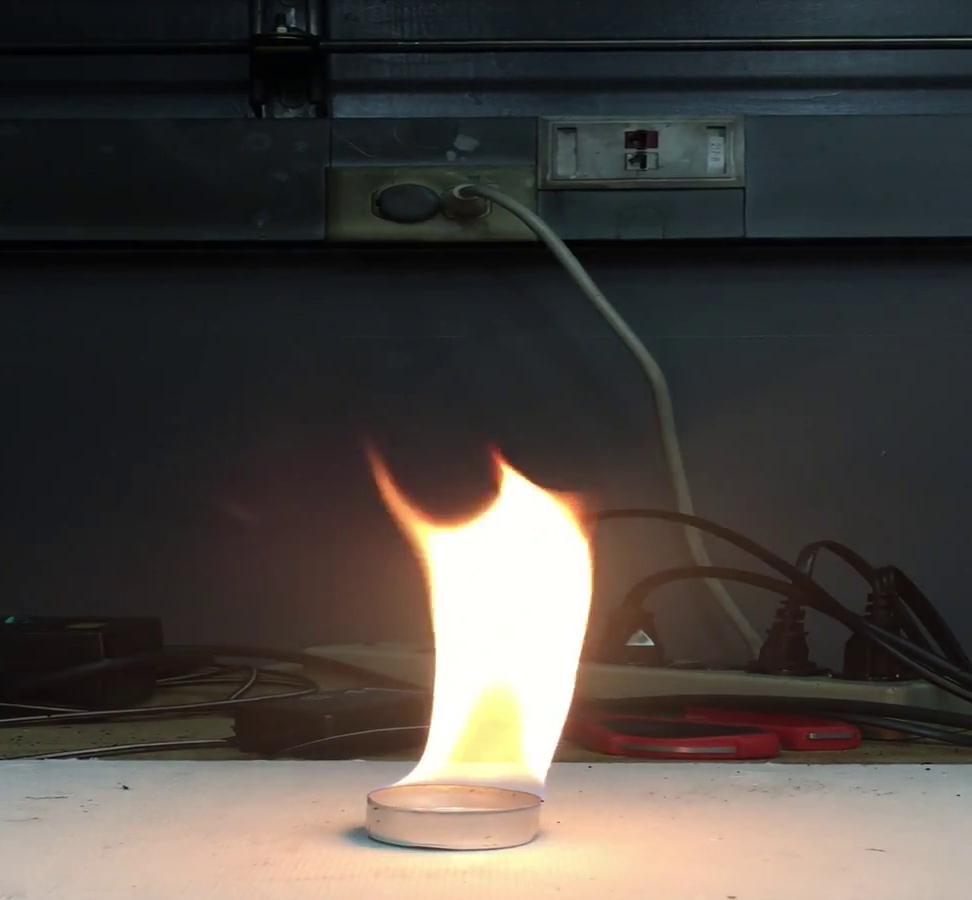
#> input picture testImages/frame1.jpg, 972 x 900 px
$ python -i FireVideoProcessing.py   (imports and definitions only)
#> lines starting #> are read from the running program, lines starting #| are printed output that depends on the picture; after the words box and inside, x2 and y2 are one past the last pixel; in counts of white or black regions, pixels touching at a corner belong together
import cv2
import numpy as np
import sys
# import pandas as pd
import matplotlib as mpl
import matplotlib.pyplot as plt
import matplotlib.image as mpimg
from pathlib import Path
from PIL import Image
import csv
from pathlib import Path
import os
# import pandas as pd
import math
# get_ipython().magic(u'matplotlib inline')
# REFERENCE: https://github.com/benjamincastillo2020/FireDetectionCode
# https://stackoverflow.com/questions/22704936/reading-every-nth-frame-from-videocapture-in-opencv

def FireVideoProcess(parseFile):
#> called with parseFile = '../testImages/frame1.jpg'
  print(parseFile)
  passFile = os.path.join("./", Path(parseFile))
  # https://stackoverflow.com/questions/33372054/get-folder-name-of-the-file-in-python
  name = os.path.basename(Path(parseFile)).split('.')[0]
  filename = name.__add__(".csv")
  print(filename)
  cap1 = cv2.VideoCapture(passFile)
  fgbg = cv2.createBackgroundSubtractorMOG2()
  count = 0

  with open( os.path.join("./static/data/", filename), "w", newline='') as csvFile:
     writer = csv.writer(csvFile)
     writer.writerow(['I', 'H', 'S', 'P'])
     sys.stdout = csvFile
     # sys.stdout = open("Data.csv", "w")
     # names = ['I', 'H', 'S', 'P']
     # print('I', ',', 'H', ',', 'S', ',', 'P')
     ID = 0
     while 1:
        ret, frame = cap1.read()  # reading the image
#> frame is the input picture: shape (900, 972, 3); mean B, G, R 65.8, 69.8, 74.6
        if count%10==0:
        # flame shape area
            gs = cv2.cvtColor(frame, cv2.COLOR_BGR2GRAY)
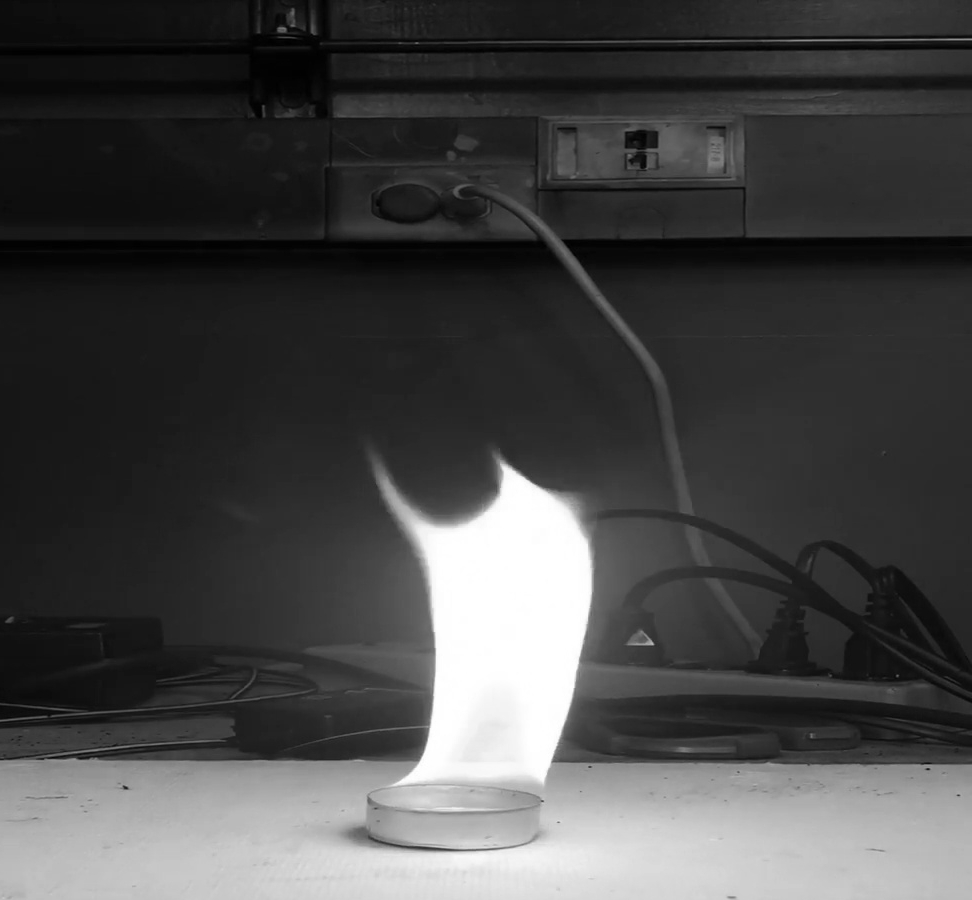
#> gs: shape (900, 972); min 0, max 255, mean 70.8
            gs_neg = 255 - gs.astype(int)
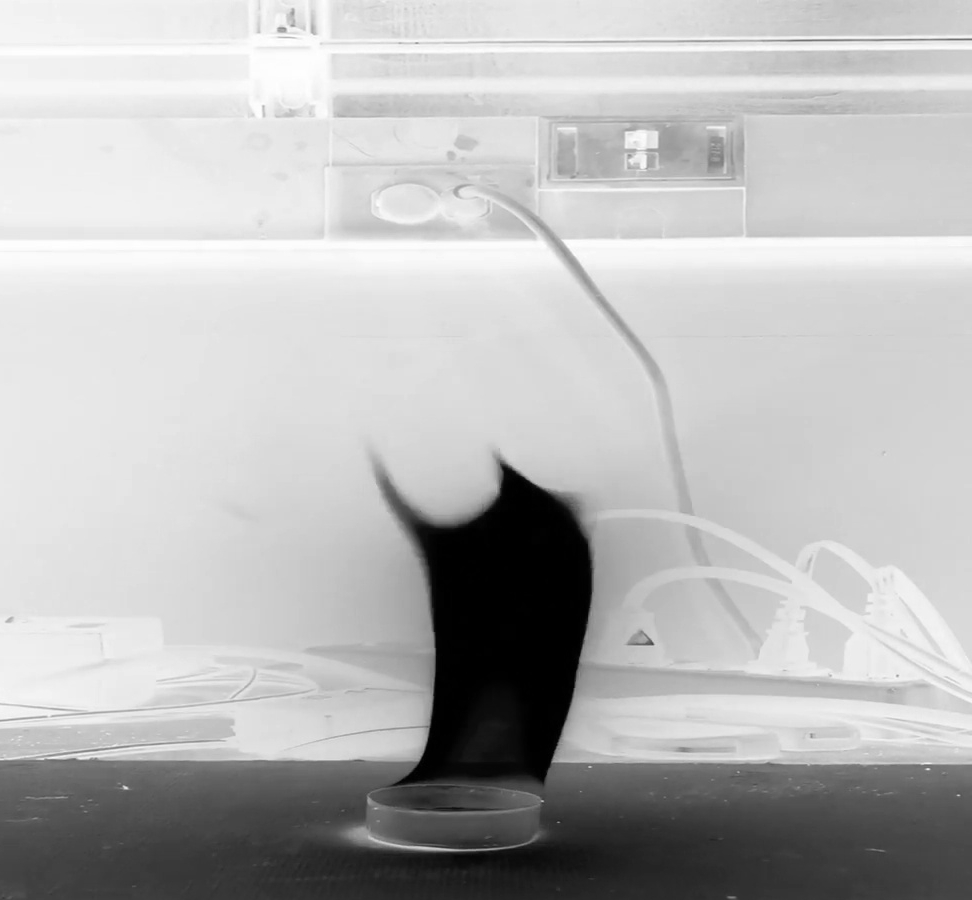
#> gs_neg: shape (900, 972) int64; min 0, max 255, mean 184.2
            gs_neg[gs_neg > 50] = 1000
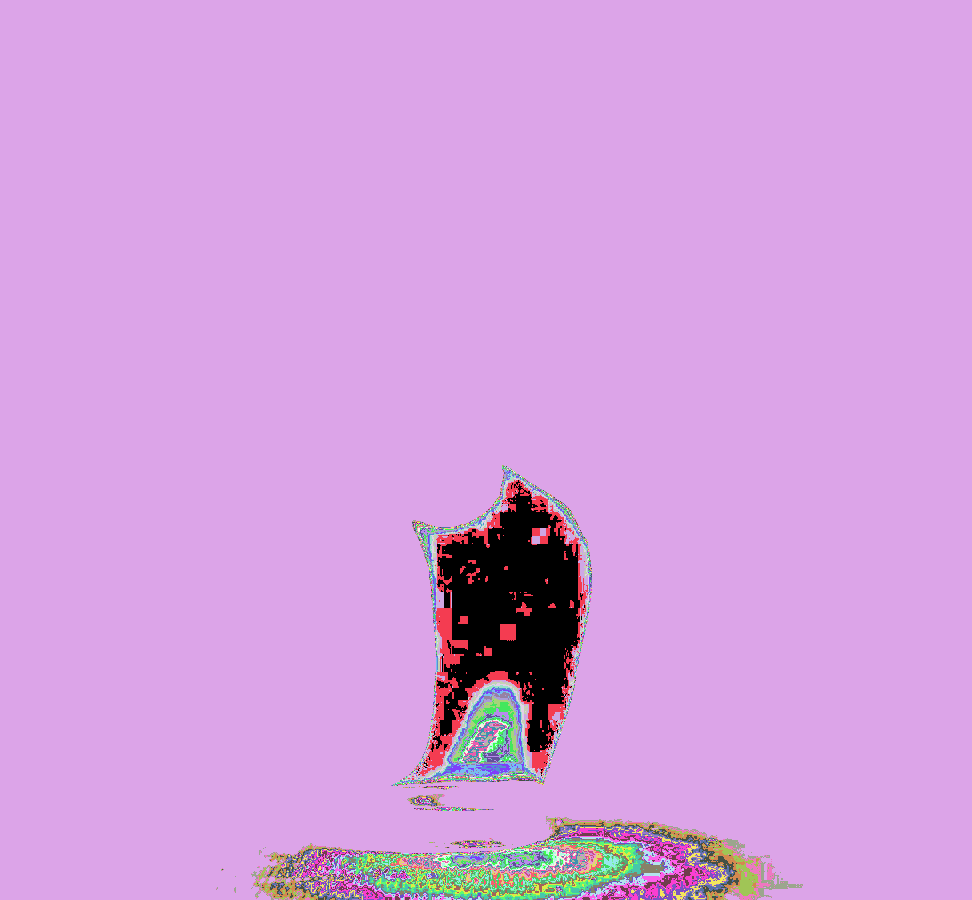
#> gs_neg: shape (900, 972) int64; 52 distinct labels, from 0 to 1000; one colour per label, 0 black
            gs_neg = gs_neg.astype('uint8')
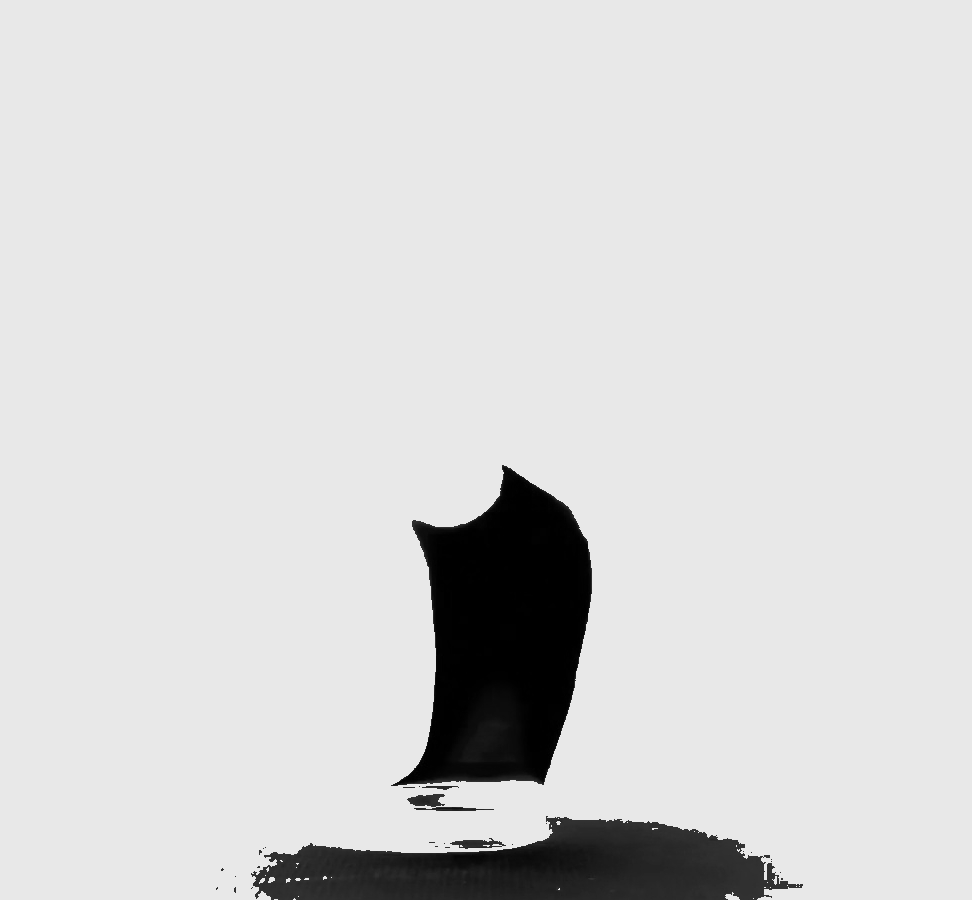
#> gs_neg: shape (900, 972); min 0, max 232, mean 214.4
            show_imagename = ['negative']
            show_image = [gs_neg]
            im   = Image.fromarray(gs_neg).convert('RGBA').convert('RGB')
            imnp = np.array(im)
        # https://stackoverflow.com/questions/11433604/opencv-setting-all-pixels-of-specific-bgr-value-to-another-bgr-value
        #     imnp[np.where((imnp == [232, 232, 232]).all(axis=2))] = [255, 255, 255]
        #     imnp[np.where((imnp == [15, 15, 15]).all(axis=2))] = [255, 255, 255]
        #     imnp[np.where((imnp == [16, 16, 16]).all(axis=2))] = [255, 255, 255]
        #     imnp[np.where((imnp == [17, 17, 17]).all(axis=2))] = [255, 255, 255]
        #     imnp[np.where((imnp == [18, 18, 18]).all(axis=2))] = [255, 255, 255]
        #     imnp[np.where((imnp == [19, 19, 19]).all(axis=2))] = [255, 255, 255]
        #     imnp[np.where((imnp == [20, 20, 20]).all(axis=2))] = [255, 255, 255]
        #     imnp[np.where((imnp == [21, 21, 21]).all(axis=2))] = [255, 255, 255]
        #     imnp[np.where((imnp == [22, 22, 22]).all(axis=2))] = [255, 255, 255]
        #     imnp[np.where((imnp == [23, 23, 23]).all(axis=2))] = [255, 255, 255]
        #     imnp[np.where((imnp == [24, 24, 24]).all(axis=2))] = [255, 255, 255]
        #     imnp[np.where((imnp == [25, 25, 25]).all(axis=2))] = [255, 255, 255]
        #     imnp[np.where((imnp == [26, 26, 26]).all(axis=2))] = [255, 255, 255]
        #     imnp[np.where((imnp == [27, 27, 27]).all(axis=2))] = [255, 255, 255]
        #     imnp[np.where((imnp == [28, 28, 28]).all(axis=2))] = [255, 255, 255]
        #     imnp[np.where((imnp == [29, 29, 29]).all(axis=2))] = [255, 255, 255]
        #     imnp[np.where((imnp == [30, 30, 30]).all(axis=2))] = [255, 255, 255]
        #     imnp[np.where((imnp == [31, 31, 31]).all(axis=2))] = [255, 255, 255]
        #     imnp[np.where((imnp == [32, 32, 32]).all(axis=2))] = [255, 255, 255]
        #     imnp[np.where((imnp == [33, 33, 33]).all(axis=2))] = [255, 255, 255]
        #     imnp[np.where((imnp == [34, 34, 34]).all(axis=2))] = [255, 255, 255]
        #     imnp[np.where((imnp == [35, 35, 35]).all(axis=2))] = [255, 255, 255]
        #     imnp[np.where((imnp == [36, 36, 36]).all(axis=2))] = [255, 255, 255]
        #     imnp[np.where((imnp == [37, 37, 37]).all(axis=2))] = [255, 255, 255]
        #     imnp[np.where((imnp == [38, 38, 38]).all(axis=2))] = [255, 255, 255]
        #     imnp[np.where((imnp == [39, 39, 39]).all(axis=2))] = [255, 255, 255]
        #     imnp[np.where((imnp == [40, 40, 40]).all(axis=2))] = [255, 255, 255]
        #     imnp[np.where((imnp == [41, 41, 41]).all(axis=2))] = [255, 255, 255]
        #     imnp[np.where((imnp == [42, 42, 42]).all(axis=2))] = [255, 255, 255]
        #     imnp[np.where((imnp == [43, 43, 43]).all(axis=2))] = [255, 255, 255]
        #     imnp[np.where((imnp == [44, 44, 44]).all(axis=2))] = [255, 255, 255]
        #     imnp[np.where((imnp == [45, 45, 45]).all(axis=2))] = [255, 255, 255]
        #     imnp[np.where((imnp == [46, 46, 46]).all(axis=2))] = [255, 255, 255]
        #     imnp[np.where((imnp == [47, 47, 47]).all(axis=2))] = [255, 255, 255]
        #     imnp[np.where((imnp == [48, 48, 48]).all(axis=2))] = [255, 255, 255]
        #     imnp[np.where((imnp == [49, 49, 49]).all(axis=2))] = [255, 255, 255]
        #     imnp[np.where((imnp == [50, 50, 50]).all(axis=2))] = [255, 255, 255]
        #     imnp[np.where((imnp == [51, 51, 51]).all(axis=2))] = [255, 255, 255]
        #     imnp[np.where((imnp == [52, 52, 52]).all(axis=2))] = [255, 255, 255]
        #     imnp[np.where((imnp == [53, 53, 53]).all(axis=2))] = [255, 255, 255]
        #     imnp[np.where((imnp == [54, 54, 54]).all(axis=2))] = [255, 255, 255]
        #     imnp[np.where((imnp == [55, 55, 55]).all(axis=2))] = [255, 255, 255]
        #     imnp[np.where((imnp == [56, 56, 56]).all(axis=2))] = [255, 255, 255]
        #     imnp[np.where((imnp == [57, 57, 57]).all(axis=2))] = [255, 255, 255]
        #     imnp[np.where((imnp == [58, 58, 58]).all(axis=2))] = [255, 255, 255]
        #     imnp[np.where((imnp == [59, 59, 59]).all(axis=2))] = [255, 255, 255]
            h, w = imnp.shape[:2]
#> h = 900; w = 972
            colours, counts = np.unique(imnp.reshape(-1,3), axis=0, return_counts=1)
#> colours = 52 rows, first 8: [0, 0, 0], [1, 1, 1], [2, 2, 2], [3, 3, 3], [4, 4, 4], [5, 5, 5], [6, 6, 6], [7, 7, 7]; counts = 52 values, max 802687 at index 51, min 280 at index 16, mean 16823.1
            SumCount=0
            SumProportion=0
            for index, colour in enumerate(colours):
               count = counts[index]
               proportion = (100 * count) / (h * w)
               if index<=15:
                 SumCount=SumCount+count
                 SumProportion=SumProportion+proportion
#> this loop made 52 passes
#> (colour, count, proportion, SumCount, SumProportion) on passes 1 to 12: ([0, 0, 0], 21451, 2.45, 21451, 2.45), ([1, 1, 1], 6861, 0.784, 28312, 3.24), ([2, 2, 2], 1947, 0.223, 30259, 3.46), ([3, 3, 3], 1048, 0.12, 31307, 3.58), ([4, 4, 4], 761, 0.087, 32068, 3.67), ([5, 5, 5], 633, 0.0724, 32701, 3.74), ([6, 6, 6], 668, 0.0764, 33369, 3.81), ([7, 7, 7], 784, 0.0896, 34153, 3.9), ([8, 8, 8], 744, 0.085, 34897, 3.99), ([9, 9, 9], 554, 0.0633, 35451, 4.05), ([10, 10, 10], 517, 0.0591, 35968, 4.11), ([11, 11, 11], 730, 0.0834, 36698, 4.2)
#> (colour, count, proportion) on passes 17 to 22: ([16, 16, 16], 280, 0.032), ([17, 17, 17], 440, 0.0503), ([18, 18, 18], 497, 0.0568), ([19, 19, 19], 529, 0.0605), ([20, 20, 20], 683, 0.0781), ([21, 21, 21], 652, 0.0745)
#> after the loop, SumCount = 39225; SumProportion = 4.48

        # Bounding Box
            sub_image = fgbg.apply(frame)  # background subtraction
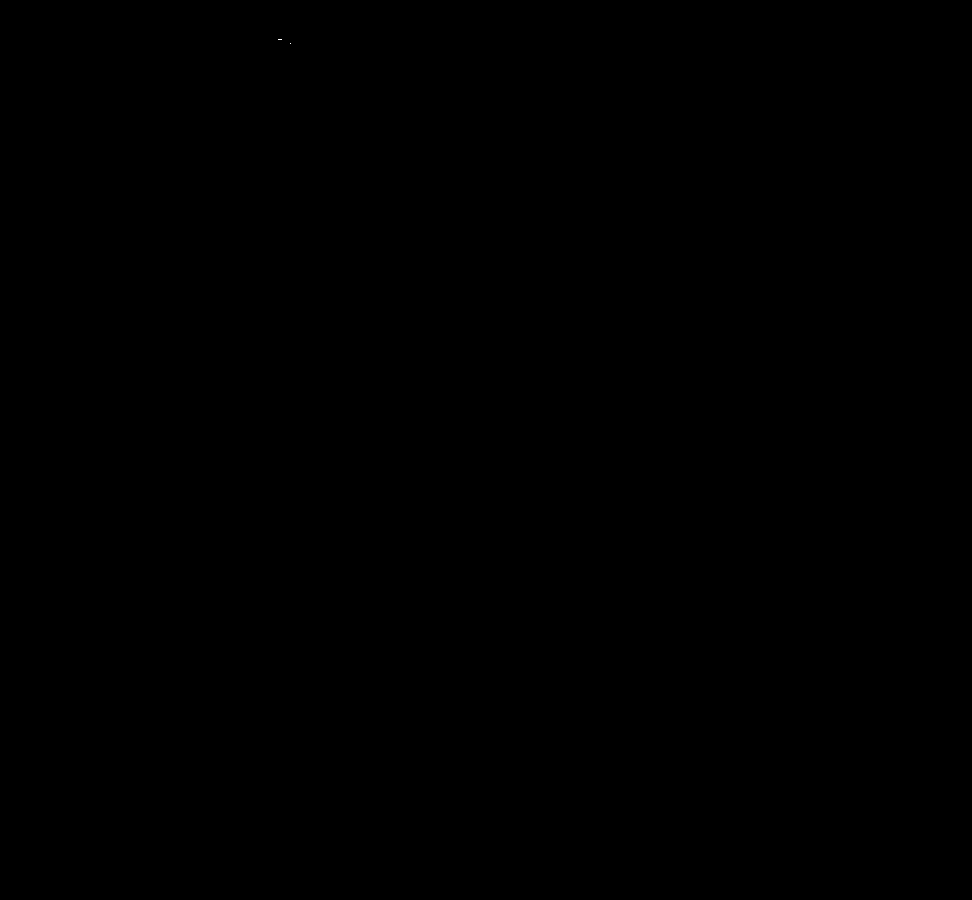
#> sub_image: shape (900, 972); values 127 (black) and 255 (white), 0% white in thin lines or dots, all inside (x1, y1, x2, y2) = (278, 39, 291, 44)
            ret, thresh = cv2.threshold(sub_image, 127, 255, 0)  # thresholding
            contours, hierarchy = cv2.findContours(thresh, cv2.RETR_TREE, cv2.CHAIN_APPROX_SIMPLE)  # finding the contours
#> contours = 2 contours, all with area under 20
            areas = [cv2.contourArea(c) for c in contours]
#> areas = [0, 0]
            if len(areas) > 1:
               max_index = np.argmax(areas)
#> max_index = 0
               cnt = contours[max_index]
#> cnt = [[290, 43]]
               if areas[max_index] > 70:
                  x, y, w, h = cv2.boundingRect(cnt)
                  cv2.rectangle(frame, (x, y), (x + w, y + h), (0, 255, 0), 2)
                  string_ = "fire" + str(x) + ' ' + str(y) + ' ' + str(w) + ' ' + str(h)
                  ID = ID+1
                  print(ID, ',', str(h), ',', SumCount, ',', SumProportion)
                  cv2.putText(frame, 'fire', (x, y), cv2.FONT_HERSHEY_SIMPLEX, 0.5, (255, 255, 255), 2)
                  # cv2.imshow('fire detection', frame)
            cv2.waitKey(300)
            k = cv2.waitKey(300) & 0xFF == ord('q')
#> (key q is pressed here)
            if k == 27:
                break
        count+=1
#> count = 802688

  cap1.release()
  cv2.destroyAllWindows()
  sys.stdout.close()

# [2 lines not run here, left out]

>>> result = FireVideoProcess('../testImages/frame1.jpg')
